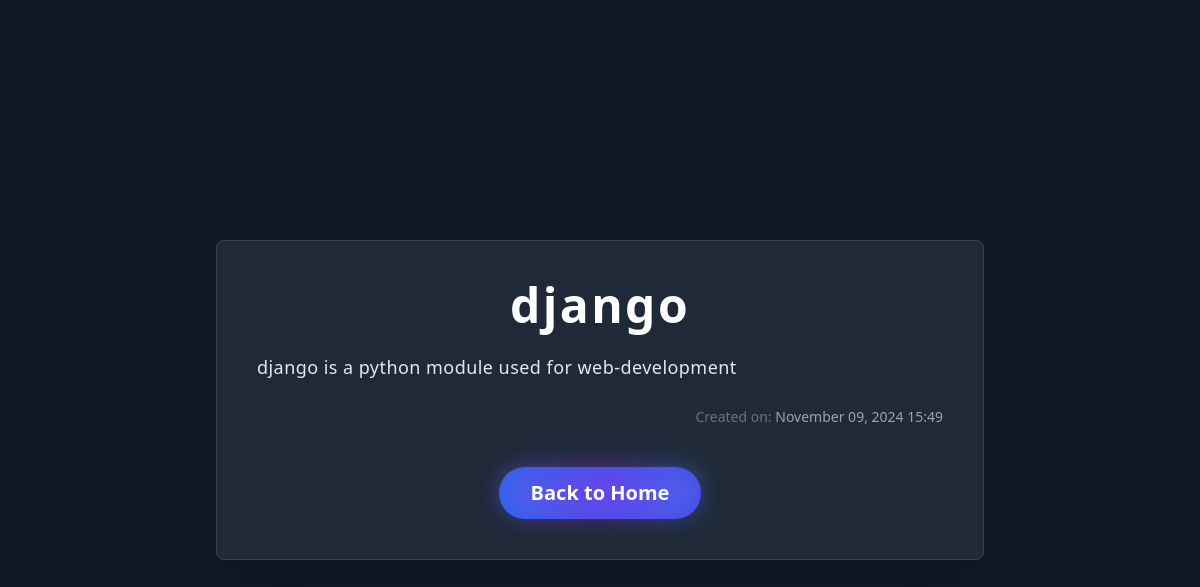
Screenshot of /diary/2/ with the database file from the repository.
### diary/models.py (models this page shows)
class Entry(models.Model):
  header = models.CharField(max_length=100)
  entry = models.TextField()
  timestamp = models.DateTimeField(default=timezone.now)

### diary/views.py (the view)
# urls.py: path('diary/<int:id>/',getIndividualEntry),
def getIndividualEntry(request,id):
  context ={}
  obj = Entry.objects.get(id=id)
  if obj:
    context['entry'] = obj
    return render(request,'diaryEntry.html',context)
  else:
    context['entry']= "Invalid ID"
    return render(request,'notFound.html')

### templates/diaryEntry.html (shortened to what this page needs)
<!DOCTYPE html>
<html lang="en">
<head>
    <script src="https://cdn.tailwindcss.com"></script>
</head>
<body class="bg-gray-900 text-gray-300 min-h-screen flex items-center justify-center overflow-hidden">
    <div class="max-w-3xl w-full bg-gray-800 p-10 rounded-lg shadow-2xl border border-gray-700 transform transition-all duration-500 hover:scale-105 hover:shadow-xl">
        <h1 class="text-5xl font-extrabold text-white mb-6 animate-pulse tracking-wider text-center glow" style="animation: glow 2s ease-in-out infinite alternate, fadeIn 1s ease-in-out">
            {{ entry.header }}
        </h1>
        <div class="text-lg leading-relaxed text-gray-300 space-y-6 animate-fadeIn">
            <p class="whitespace-pre-line tracking-wide text-gray-200 transition-all duration-300 ease-in-out hover:text-blue-400">{{ entry.entry }}</p>
            <p class="mt-8 text-right text-sm text-gray-500">Created on:
                <span class="text-gray-400">{{ entry.timestamp | date:"F d, Y H:i" }}</span>
            </p>
        </div>
        <div class="flex justify-center mt-10">
            <a href="/" class="relative px-8 py-3 rounded-full bg-gradient-to-r from-blue-600 to-indigo-600 text-white font-semibold text-xl shadow-lg transform transition-all duration-300 ease-in-out hover:bg-blue-700 hover:scale-110 focus:outline-none focus:ring-4 focus:ring-blue-400 animate-buttonGlow" style="animation: buttonGlow 2s ease-in-out infinite alternate;">
                <span class="absolute inset-0 opacity-50 rounded-full bg-gradient-to-r from-indigo-500 via-purple-600 to-blue-500 blur-md filter"></span>
                <span class="relative">Back to Home</span>
            </a>
        </div>
    </div>
</body>
</html>

### templates/diaryEntry.html (style rules this page uses)
body { animation: fadeIn 1s ease-in-out; }

### rows the page displays
Entry: header "django", entry "django is a python module used for web-development", timestamp "November 09, 2024 15:49"
